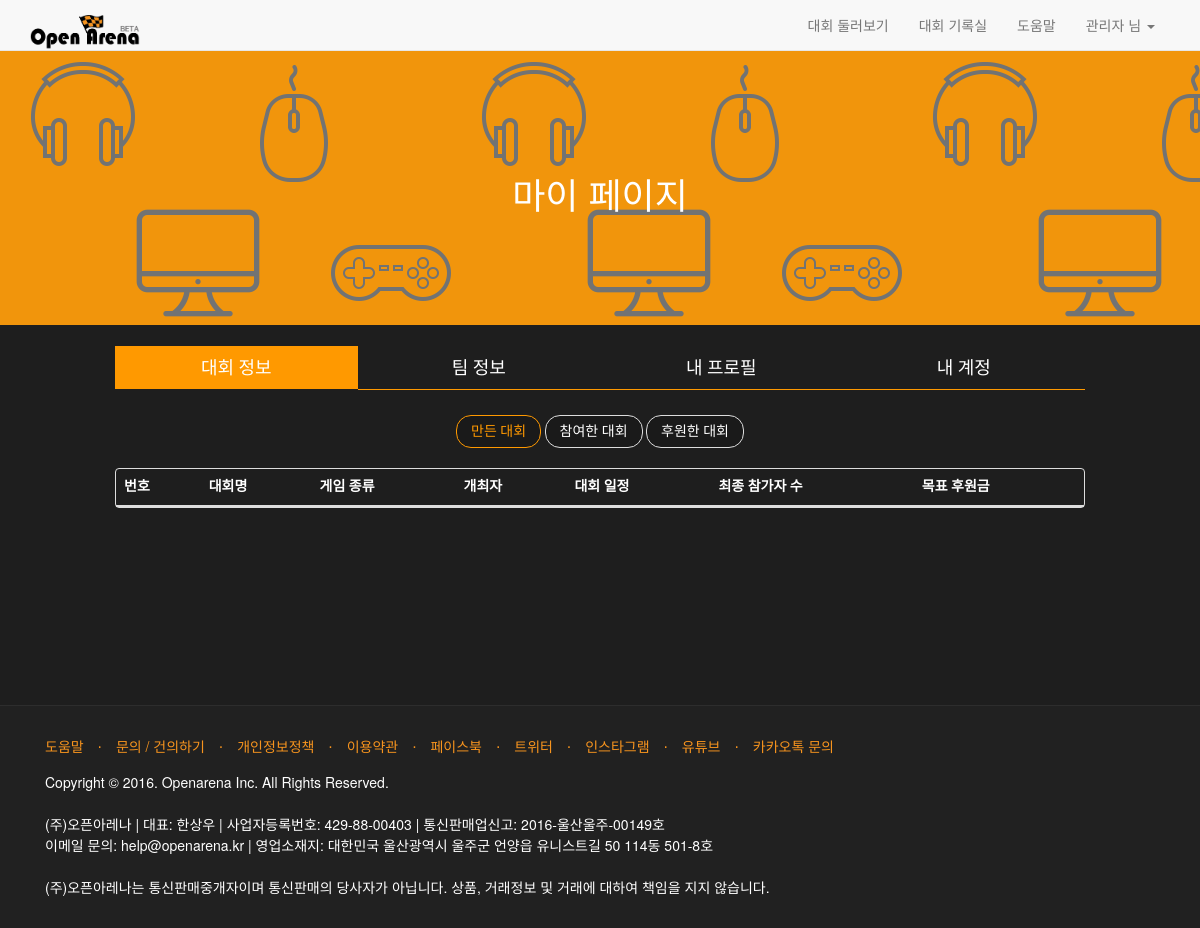
The page /accounts/mypage/ (signed in) on the database as committed earlier.
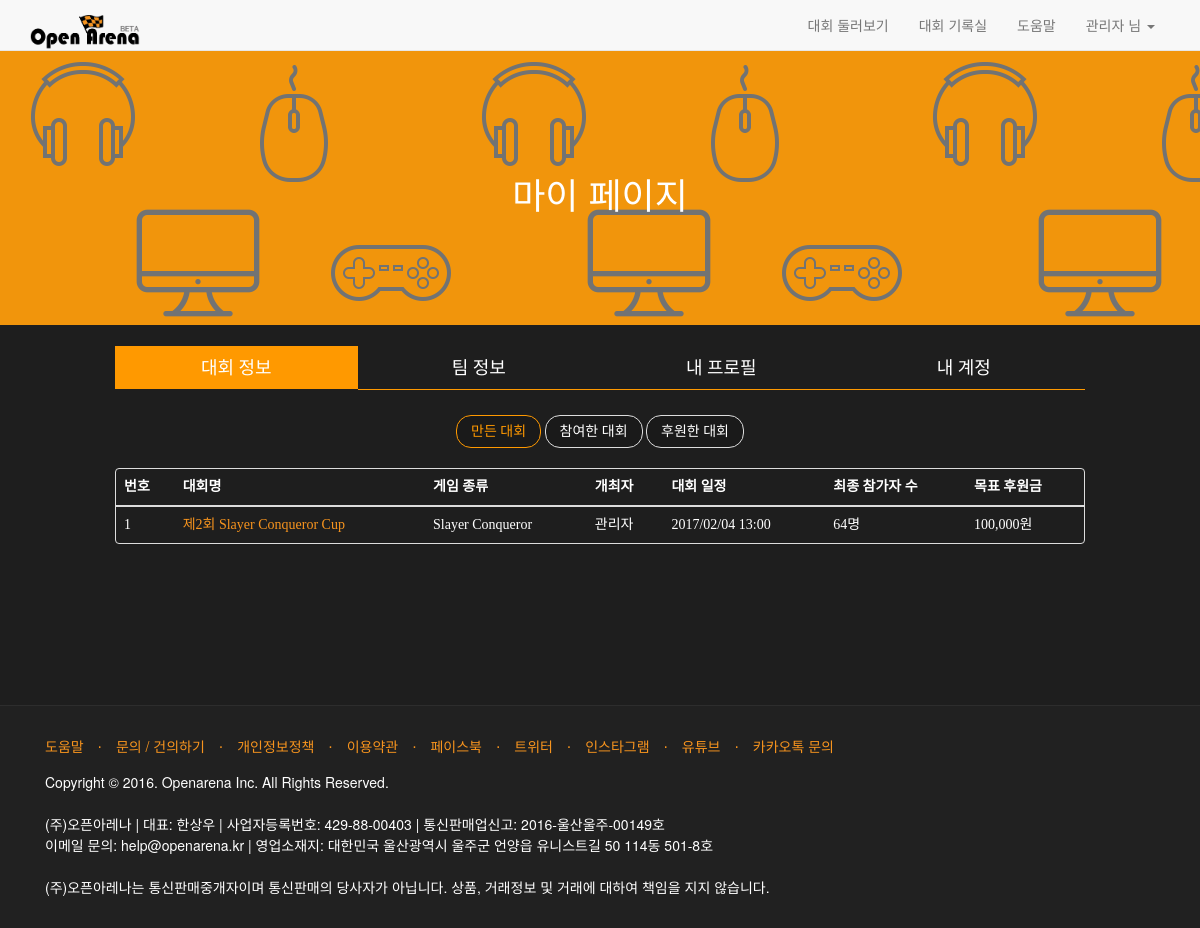
The same page on the database as committed later.
### main/models.py (models this page shows)
class Making(models.Model):
    id = models.AutoField(primary_key=True)
    username = models.CharField(max_length=40, default='')
    email = models.CharField(max_length=40, default='')
    when = models.CharField(max_length=40, default=timezone.localtime(timezone.now()))
    tournament_name = models.CharField(max_length=40, default='')
    tournament_game = models.CharField(max_length=20, default='')
    tournament_url = models.CharField(max_length=20, default='')
    streaming_url = models.CharField(max_length=20, default='')
    streaming_url_spec = models.CharField(max_length=40, default='')
    registration = models.CharField(max_length=20, default='')
    registration_team = models.CharField(max_length=20, default='')
    participant = models.CharField(max_length=20, default='')
    starttime = models.CharField(max_length=20, default='')
    checkin = models.CharField(max_length=20, default='')
    checkin_time = models.CharField(max_length=20, default='')
    description = summer_fields.SummernoteTextField()
    funding_goal = models.CharField(max_length=20, default='')
    promise = models.CharField(max_length=200, default='')
    promise_spec = models.CharField(max_length=200, default='')
    reward = models.CharField(max_length=200, default='')
    reward_spec = models.CharField(max_length=200, default='')
    template = models.CharField(max_length=40, default='')
    phone = models.CharField(max_length=20, default='')
    confirm = models.CharField(max_length=20, default='')
    notice = summer_fields.SummernoteTextField()
    funding_endtime = models.CharField(max_length=20, default='')
    participation_endtime = models.CharField(max_length=20, default='')
    summary = models.TextField(default='')
    main_image = models.CharField(max_length=100, default='')
    cover_image = models.CharField(max_length=100, default='')
    poster_image = models.CharField(max_length=100, default='')
    match_image = models.CharField(max_length=100, default='')

### accounts/views.py (the view)
def mypage(request):
    if not request.user.is_authenticated():
        messages.success(request, "로그인이 필요한 페이지입니다. 먼저 로그인을 해주세요.")
        return render(request, 'accounts/login.html', {})
    else:
        participation_info = 0
        funding_info = 0
        tournament_info = 0
        if Participation.objects.filter(username=request.user.username).exists():
            participation_info = Participation.objects.filter(username=request.user.username)
        if Funding.objects.filter(username=request.user.username).exists():
            funding_info = Funding.objects.filter(username=request.user.username)
        if Making.objects.filter(username=request.user.username).exists():
            tournament_info = Making.objects.filter(username=request.user.username)
        return render(request, 'accounts/mypage.html', {'participation_info': participation_info,
                                                        'funding_info': funding_info,
                                                        'tournament_info': tournament_info})

### accounts/email-auth.py (called while the page is built)
    def get_user(self, user_id):
        try:
            return User.objects.get(pk=user_id)
        except User.DoesNotExist:
            return None

### accounts/templates/accounts/mypage.html (shortened to what the changed rows need)
{% extends "main/base.html" %}
{% load staticfiles %}
{% load humanize %}
{% block head %}
    <link rel="stylesheet" href="{% static 'css/participation.css' %}">
    <link rel="stylesheet" href="{% static 'css/custom_kyoungin.css' %}">
    <header class="help_head" style="background: url({% static 'img/q_cover.png' %}); margin-bottom: 0;">
        <div class="help_head_inner">
            <h1 class="help_head_title">마이 페이지</h1>
        </div>
    </header>
{% endblock %}
{% block content %}
    <div class="gray">
        <div class="block-b" style="padding:0px">
            <div class="col-xs-12 col-lg-10 col-sm-10 col-sm-offset-1">
                <div class="mypage_content">
                    <div class="tab-content">
                        <div class="tab-pane fade in active" id="tab1">
                            <div id="div_making_tournament" class="panel panel-default panel-table">
                                <div class="panel-body">
                                    <table class="table table-striped table-list">
                                        <thead>
                                        <tr>
                                            <th>번호</th>
                                            <th>대회명</th>
                                            <th>게임 종류</th>
                                            <th>개최자</th>
                                            <th>대회 일정</th>
                                            <th>최종 참가자 수</th>
                                            <th>목표 후원금</th>
                                        </tr>
                                        </thead>
                                        <tbody>
                                        {% if tournament_info %}
                                            {% for ti in tournament_info %}
                                                <tr>
                                                    <td>{{ forloop.counter }}</td>
                                                    <td><a href="">{{ ti.tournament_name }}</a></td>
                                                    <td>{{ ti.tournament_game }}</td>
                                                    <td>{{ ti.username }}</td>
                                                    <td>{{ ti.starttime }}</td>
                                                    <td>{{ ti.participant }}명</td>
                                                    <td>{{ ti.funding_goal|intcomma }}원</td>
                                                </tr>
                                            {% endfor %}
                                        {% endif %}
                                        </tbody>
                                    </table>
                                </div>
                            </div>
                        </div>
                    </div>
                </div>
            </div>
        </div>
    </div>
{% endblock %}

Rows that differ between the two databases and show on the page:
added Making: tournament_name "제2회 Slayer Conqueror Cup", tournament_game "Slayer Conqueror", username "관리자", starttime "2017/02/04 13:00", participant "64", funding_goal "100,000"
